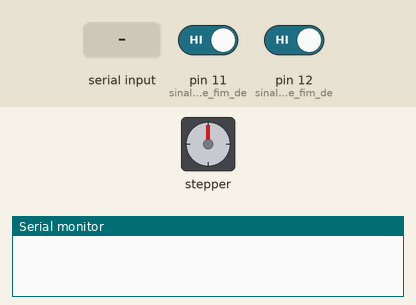
The sketch below on a simulated Arduino Uno, built with avr-gcc and run on an emulated ATmega328P. On the bench: stepper motor, the last lines printed to the serial monitor. Wiring (inferred from the names in the program): stepper motor driver (200 steps per turn assumed): step pin 3; direction pin 2. Inputs (shaded band) come from the test bench; at power-on: pin 11 (sinal_do_sensor_de_fim_de) HIGH, pin 12 (sinal_do_sensor_de_fim_de) HIGH.

Above: at 1.2 s.
1.3 s: "d" received over Serial
At 1.45 s:
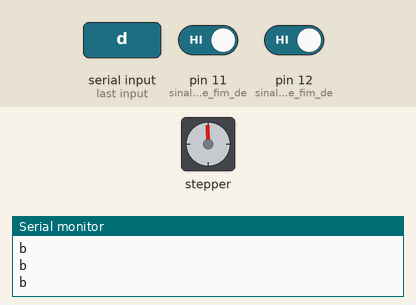
4.3 s: pin 11 (sinal_do_sensor_de_fim_de) driven LOW
At 5.5 s:
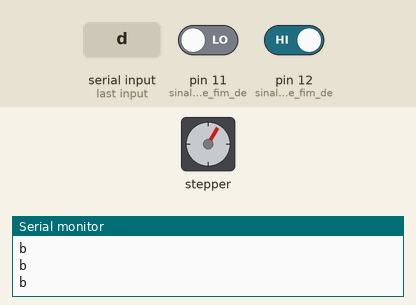
5.8 s: "s" received over Serial
At 6.25 s:
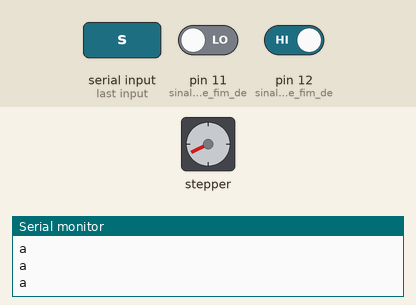
8.8 s: "p" received over Serial
At 10.2 s:
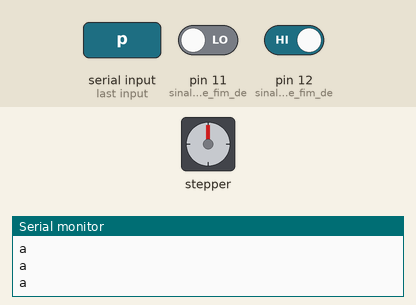
Timing chart, 0 to 11.3 s (numbered marks = the images above; inputs shaded):
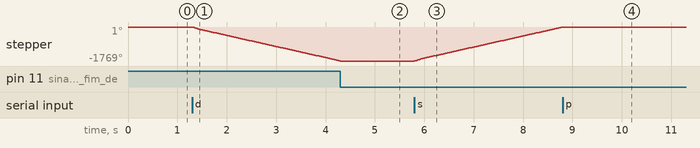

The sketch:

prog_motor.ino
```cpp
// --- Mapeamento de Hardware ---
 #define directionPin 2 //pino que define o sentido de rotação
 #define stepPin 3 //pino que manda os passos para o driver
 #define enable 4 //pino ENA+ que habilita o driver

int incomingByte = 0; // variável para o dado recebido
int receivedByte = 0; // variável para o dado recebido
unsigned int velocidade = 1000;//variável para armazenar a velocidade

// --- Configurações Iniciais ---
void setup()
{

 pinMode(11,INPUT_PULLUP);//sinal do sensor de fim de curso - limite inferior
 pinMode(12,INPUT_PULLUP);//sinal do sensor de fim de curso - limite superior
 pinMode(directionPin, OUTPUT);//pino que define o sentido de rotação
 pinMode(stepPin, OUTPUT);//pino que manda os passos para o driver

 Serial.begin(9600);


} //end setup


// --- Loop Infinito ---
void loop()
{
 if (Serial.available() > 0) {
 // lê do buffer o dado recebido:
 receivedByte = Serial.read();
 if (receivedByte != 10 && receivedByte != 13) {
  incomingByte = receivedByte;
 }
 }
 switch(incomingByte){
 case 'd'://desce a maquina
 if(digitalRead(11)==HIGH){
   digitalWrite(directionPin, LOW);//sentido anti-horário
   digitalWrite(stepPin, HIGH);
   delayMicroseconds(velocidade);
   digitalWrite(stepPin, LOW);
   delayMicroseconds(velocidade);
   Serial.println('b');//Código enviado para decrementar 1 passo
 }
 break;

 case 's'://sobe a maquina
 if(digitalRead(12)==HIGH){
   digitalWrite(directionPin, HIGH);//sentido horário
   digitalWrite(stepPin, HIGH);
   delayMicroseconds(velocidade);
   digitalWrite(stepPin, LOW);
   delayMicroseconds(velocidade);
   Serial.println('a');//Código enviado para incrementar 1 passo
 }
 break;

 case 'p'://parada
 digitalWrite(directionPin, LOW);
 digitalWrite(stepPin, LOW);

 break;
 default:
 digitalWrite(directionPin, LOW);
 digitalWrite(stepPin, LOW);
 break;
 }


} //end loop
```

Measured:
- after the input at 1.3 s, stepper: keeps turning counter-clockwise at about 590°/s, starting at once
- after the input at 4.3 s, stepper: stops changing and stays -1769°
- after the input at 5.8 s, stepper: keeps turning clockwise at about 590°/s, starting at once
- after the input at 8.8 s, stepper: stops changing and stays 0°
